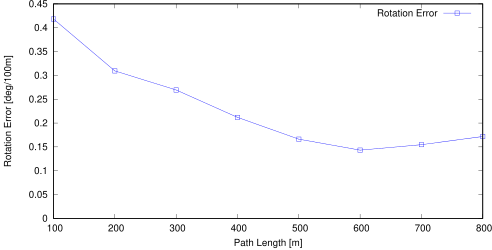

This figure's gnuplot source:
set term postscript eps enhanced color
set output "10_rl.eps"
set size ratio 0.5
set yrange [0:*]
set xlabel "Path Length [m]"
set ylabel "Rotation Error [deg/100m]"
plot "10_rl.txt" using 1:($2*57.3*100) title 'Rotation Error' lc rgb "#0000FF" pt 4 w linespoints
